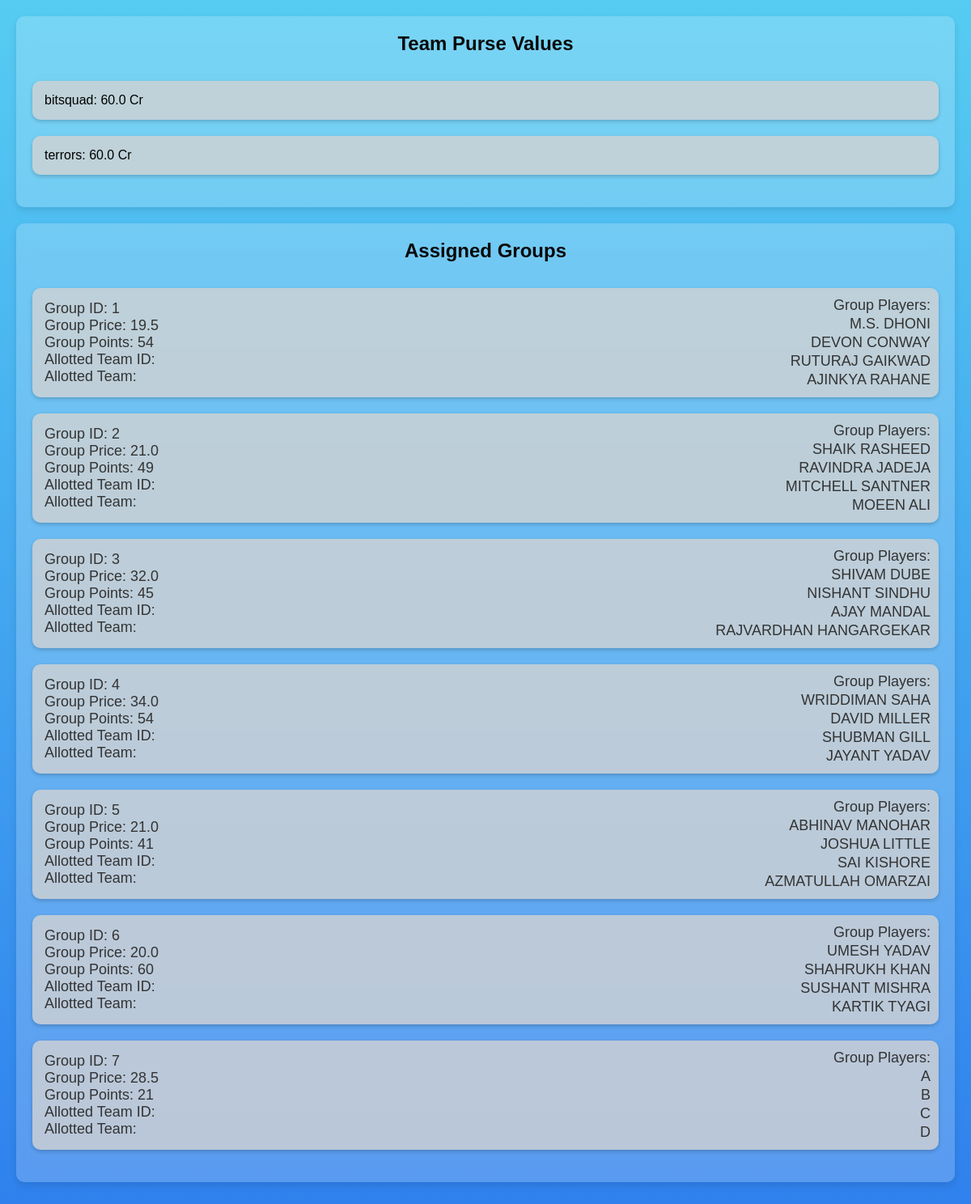
The page /groups/ on the database as committed earlier.
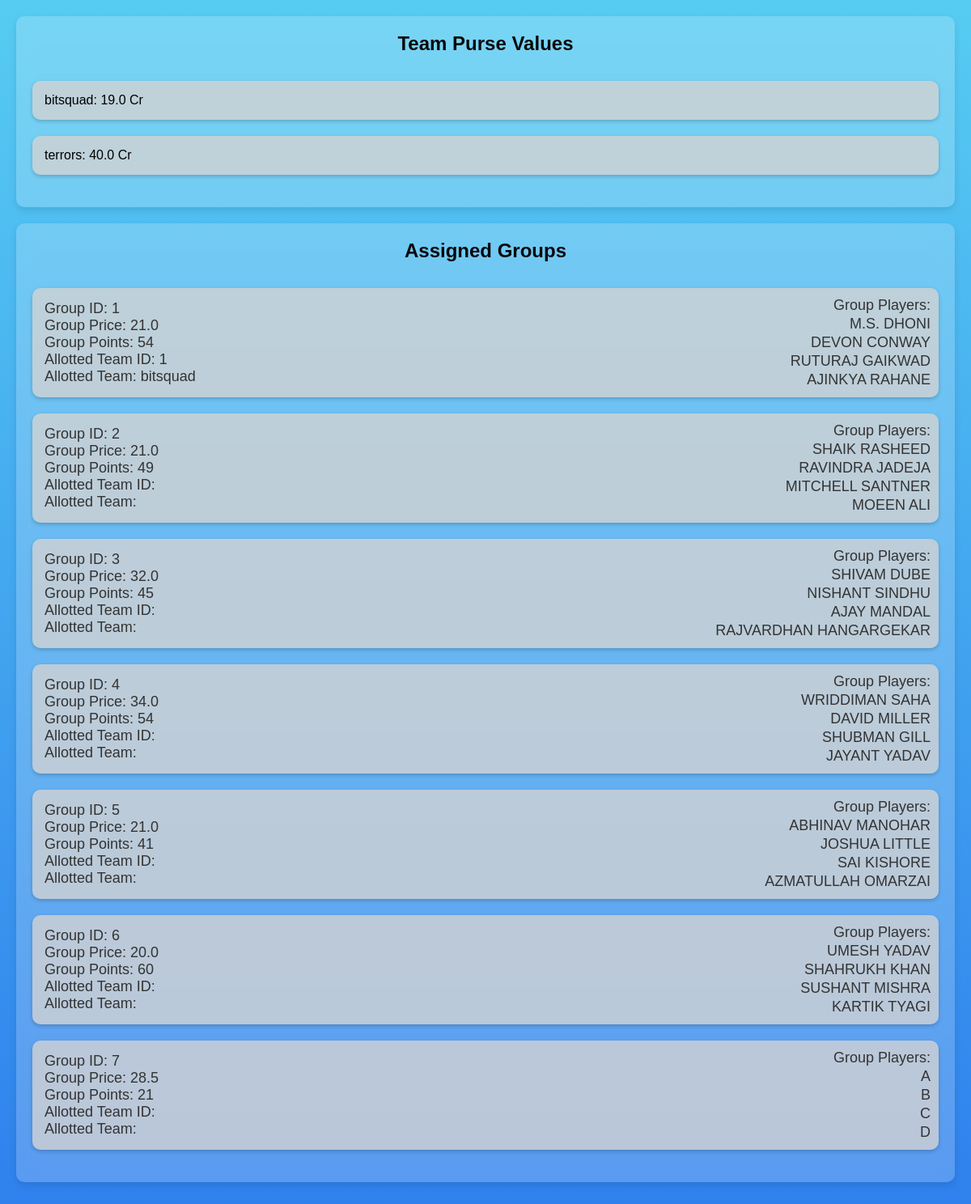
The same page on the database as committed later.
### Teams/models.py (models this page shows, shortened)
class Team(models.Model):
   team_id = models.IntegerField(primary_key=True)
   team_name = models.CharField(max_length=40, null=False)
   correct_answers = models.IntegerField(default=0)  # Incremental Logic in VIEWS [To be Implemented]
   purse_value = models.FloatField(default=40)  # Calculation Logic in VIEWS [To be Implemented]
   points_scored = models.IntegerField(default=0)

### Players/models.py (models this page shows, shortened)
class Group(models.Model):
   group_id = models.IntegerField(primary_key=True)
   group_price = models.FloatField(default=0.0)
   group_points = models.IntegerField(default=0)
   alloted_team = models.ForeignKey(Team, on_delete=models.CASCADE, related_name='groups', null=True, blank=True, db_column='team_id')

class Individual(models.Model):
   player_id = models.IntegerField(primary_key=True)
   player_name = models.CharField(max_length=50)
   player_price = models.FloatField(default=0.0)
   group = models.ForeignKey('Group', on_delete=models.CASCADE, related_name='players')

### Teams/views.py (the view)
# urls.py: path('groups/', group_list, name='group_list'),
def group_list(request):
    teams = Team.objects.all()
    groups = Group.objects.all()
    for group in groups:
        group_stats = Stat.objects.filter(player__group=group)
        total_points = group_stats.aggregate(
            total_points=Sum('fielding') + Sum('bowling') + Sum('batting')
        )['total_points'] or 0  # Ensure 0 if no stats found
        group.group_points = total_points
        group.save()
    previous_assignment = request.session.get('existing_assignments', [])
    existing_assignments = set(group.group_id for group in groups if group.alloted_team_id is not None)
    for group in groups:
        if group.group_id in existing_assignments and group.group_id not in previous_assignment:
            team = Team.objects.get(team_id=group.alloted_team_id)
            team.purse_value -= group.group_price
            team.save()
    request.session['existing_assignments'] = list(existing_assignments)
    context = {
        'teams': teams,
        'groups': groups,
    }
    return render(request, 'group_list.html', context)

### Teams/templates/Teams/group_list.html (shortened to what this page needs)
{% load static %}
<!DOCTYPE html>
<html lang="en">
<head>
    <link rel="stylesheet" href="{% static 'Teams/group_list.css' %}">
</head>
<body>
    <div class="container">
        <div class="team-purse-container">
            <h2>Team Purse Values</h2>
            <ul>
                {% for team in teams %}
                <li>{{ team.team_name }}: {{ team.purse_value }} Cr</li>
                {% endfor %}
            </ul>
        </div>
        <div class="assigned-group-container">
            <h2>Assigned Groups</h2>
            <ul>
                {% for group in groups %}
                <li class="group-container">
                    <div class="group-info">
                        <form action="{% url 'group_list' %}" method="post">
                            Group ID: {{ group.group_id }}<br>
                            Group Price: {{ group.group_price }}<br>
                            Group Points: {{ group.group_points }}<br>
                            Allotted Team ID: {{ group.alloted_team.team_id }}<br>
                            Allotted Team: {{ group.alloted_team.team_name }}
                        </form>
                    </div>
                    <div class="player-names">
                        <p>Group Players:</p>
                        {% for player in group.players.all %}
                        <p>{{ player.player_name }}</p>
                        {% endfor %}
                    </div>
                </li>
                {% endfor %}
            </ul>
        </div>
    </div>
</body>
</html>

### Teams/static/Teams/group_list.css (style rules this page uses)
body { font-family: Arial, sans-serif; margin: 0; padding: 0; background: linear-gradient(to bottom, #56ccf2, #2f80ed); }
.container { padding: 20px; }
.team-purse-container, .assigned-group-container { position: relative; padding: 20px; border-radius: 10px; box-shadow: 0 4px 8px rgba(0, 0, 0, 0.1); background: rgba(255, 255, 255, 0.2); backdrop-filter: blur(10px); overflow-y: auto; margin-bottom: 20px; }
h2 { margin-top: 0; color: #080808; text-align: center; padding-bottom: 10px; border-bottom: 2px solid transparent; }
ul { list-style-type: none; padding: 0; }
li { margin-bottom: 20px; padding: 15px; background-color: rgba(211, 211, 211, 0.8); border-radius: 10px; box-shadow: 0 2px 5px rgba(0, 0, 0, 0.2); }
form { display: inline; }
.group-info { font-weight: bold; color: #333; font-size: 18px; }
.group-container { position: relative; margin-bottom: 20px; overflow: hidden; }
.group-info { float: left; font-weight: normal; }
.player-names { position: absolute; top: 10px; right: 10px; margin-top: 0; padding: 0; border-radius: 5px; display: flex; flex-direction: column; text-align: right; }
.player-names p { margin: 1px 0; font-size: 18px; color: #333; }

Rows that differ between the two databases and show on the page:
changed Team "bitsquad": purse_value "60.0" → "19.0"
changed Team "terrors": purse_value "60.0" → "40.0"
changed Group id 1: group_price "19.5" → "21.0"; alloted_team.team_id (not shown) → "1"; alloted_team.team_name (not shown) → "bitsquad"
